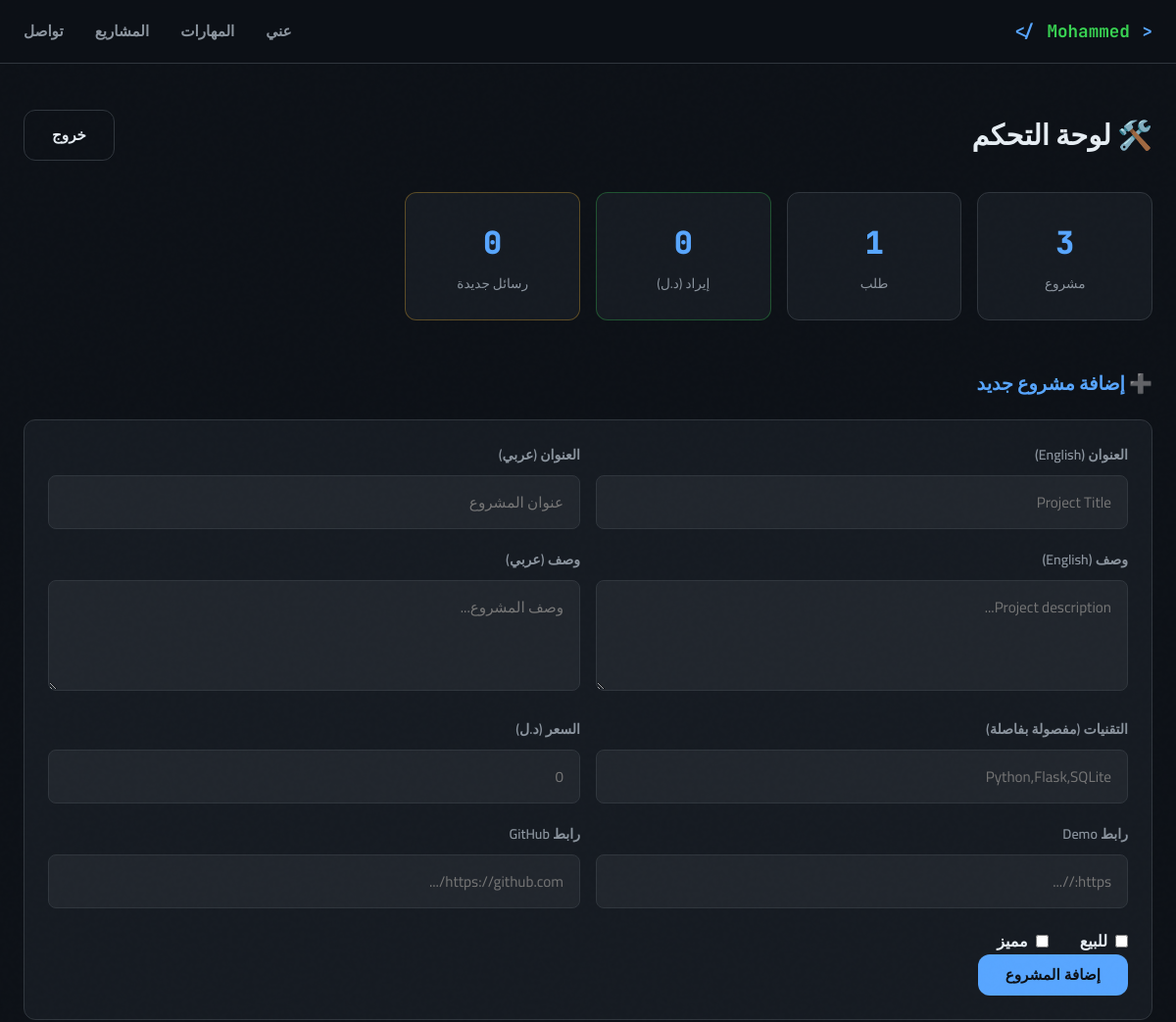
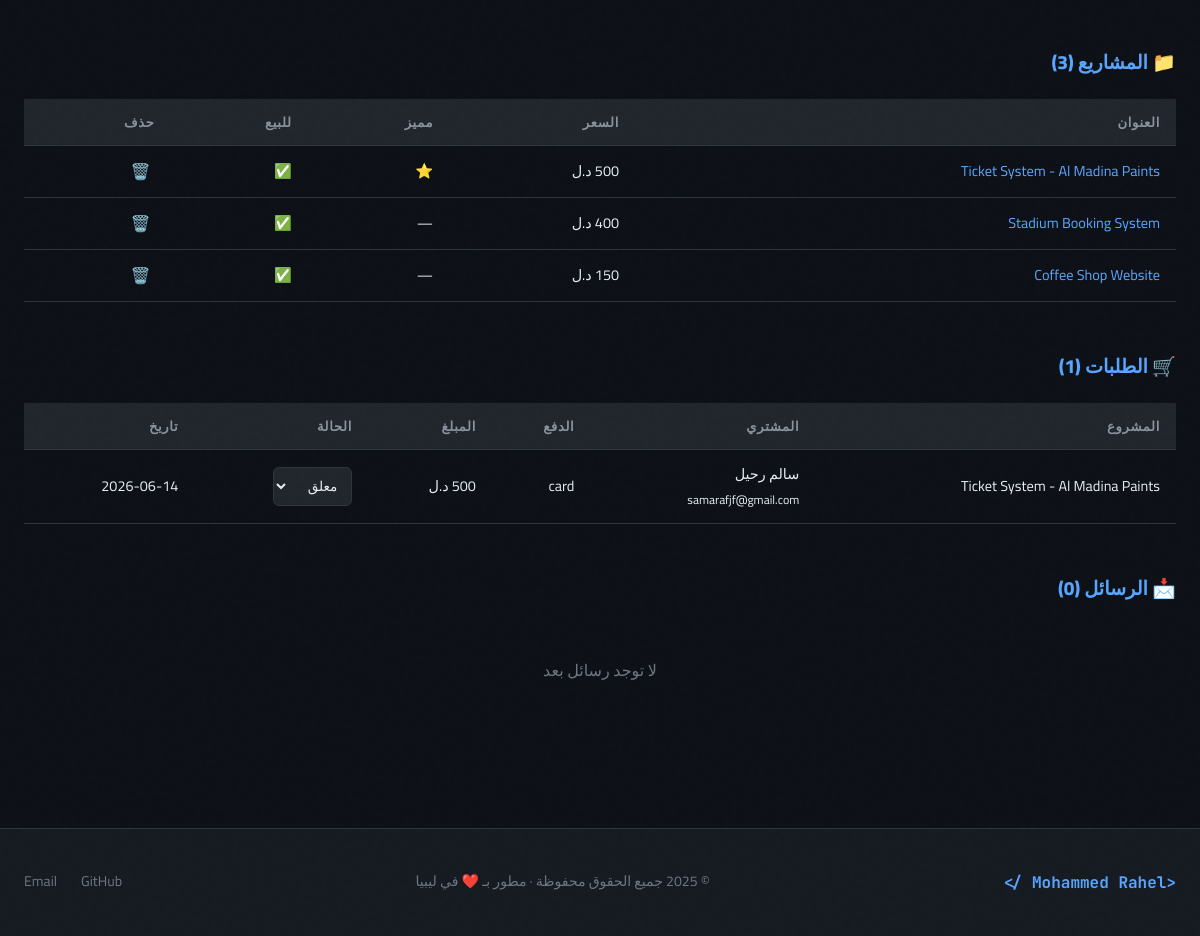
/admin (signed in), run on the app's committed database (2 pictures, top to bottom).
### tables this page shows
CREATE TABLE projects (
        id INTEGER PRIMARY KEY AUTOINCREMENT,
        title TEXT NOT NULL,
        title_ar TEXT,
        description TEXT,
        description_ar TEXT,
        tech_stack TEXT,
        category TEXT DEFAULT 'web',
        image_url TEXT,
        demo_url TEXT,
        github_url TEXT,
        price REAL DEFAULT 0,
        is_for_sale INTEGER DEFAULT 0,
        is_featured INTEGER DEFAULT 0,
        created_at TIMESTAMP DEFAULT CURRENT_TIMESTAMP
    );

CREATE TABLE orders (
        id INTEGER PRIMARY KEY AUTOINCREMENT,
        project_id INTEGER,
        buyer_name TEXT NOT NULL,
        buyer_email TEXT NOT NULL,
        buyer_phone TEXT,
        payment_method TEXT DEFAULT 'cash',
        amount REAL,
        status TEXT DEFAULT 'pending',
        notes TEXT,
        created_at TIMESTAMP DEFAULT CURRENT_TIMESTAMP,
        FOREIGN KEY (project_id) REFERENCES projects(id)
    );

### app.py (the view)
@app.route('/admin')
def admin():
    if not session.get('admin'):
        return redirect(url_for('admin_login'))
    conn = get_db()
    projects = conn.execute('SELECT * FROM projects ORDER BY created_at DESC').fetchall()
    orders = conn.execute('''SELECT o.*, p.title FROM orders o
        JOIN projects p ON o.project_id=p.id ORDER BY o.created_at DESC''').fetchall()
    messages = conn.execute('SELECT * FROM messages ORDER BY created_at DESC').fetchall()
    stats = {
        'projects': conn.execute('SELECT COUNT(*) FROM projects').fetchone()[0],
        'orders': conn.execute('SELECT COUNT(*) FROM orders').fetchone()[0],
        'revenue': conn.execute("SELECT SUM(amount) FROM orders WHERE status='completed'").fetchone()[0] or 0,
        'messages': conn.execute('SELECT COUNT(*) FROM messages WHERE is_read=0').fetchone()[0],
    }
    conn.close()
    return render_template('admin.html', projects=projects, orders=orders, messages=messages, stats=stats)

### app.py (called while the page is built)
def get_db():
    conn = sqlite3.connect(DB_PATH)
    conn.row_factory = sqlite3.Row
    return conn

### templates/admin.html (shortened to what this page needs)
{% extends "base.html" %}
{% block content %}
<section class="admin-page">
    <div class="container">
        <div class="admin-header">
            <h1>🛠️ لوحة التحكم</h1>
            <a href="/admin/logout" class="btn-secondary">خروج</a>
        </div>
        <div class="admin-stats">
            <div class="admin-stat-card">
                <span class="ast-num">{{ stats.projects }}</span>
                <span class="ast-label">مشروع</span>
            </div>
            <div class="admin-stat-card">
                <span class="ast-num">{{ stats.orders }}</span>
                <span class="ast-label">طلب</span>
            </div>
            <div class="admin-stat-card green">
                <span class="ast-num">{{ stats.revenue|int }}</span>
                <span class="ast-label">إيراد (د.ل)</span>
            </div>
            <div class="admin-stat-card yellow">
                <span class="ast-num">{{ stats.messages }}</span>
                <span class="ast-label">رسائل جديدة</span>
            </div>
        </div>
        <div class="admin-section">
            <h2>➕ إضافة مشروع جديد</h2>
            <form method="POST" action="/admin/project/add" class="admin-form">
                <div class="form-row">
                    <div class="form-group">
                        <label>العنوان (English)</label>
                        <input type="text" name="title" required placeholder="Project Title">
                    </div>
                    <div class="form-group">
                        <label>العنوان (عربي)</label>
                        <input type="text" name="title_ar" placeholder="عنوان المشروع">
                    </div>
                </div>
                <div class="form-row">
                    <div class="form-group">
                        <label>وصف (English)</label>
                        <textarea name="description" rows="3" placeholder="Project description..."></textarea>
                    </div>
                    <div class="form-group">
                        <label>وصف (عربي)</label>
                        <textarea name="description_ar" rows="3" placeholder="وصف المشروع..."></textarea>
                    </div>
                </div>
                <div class="form-row">
                    <div class="form-group">
                        <label>التقنيات (مفصولة بفاصلة)</label>
                        <input type="text" name="tech_stack" placeholder="Python,Flask,SQLite">
                    </div>
                    <div class="form-group">
                        <label>السعر (د.ل)</label>
                        <input type="number" name="price" placeholder="0">
                    </div>
                </div>
                <div class="form-row">
                    <div class="form-group">
                        <label>رابط Demo</label>
                        <input type="url" name="demo_url" placeholder="https://...">
                    </div>
                    <div class="form-group">
                        <label>رابط GitHub</label>
                        <input type="url" name="github_url" placeholder="https://github.com/...">
                    </div>
                </div>
                <div class="form-row checkboxes">
                    <label class="check-label">
                        <input type="checkbox" name="is_for_sale"> للبيع
                    </label>
                    <label class="check-label">
                        <input type="checkbox" name="is_featured"> مميز
                    </label>
                </div>
                <button type="submit" class="btn-primary">إضافة المشروع</button>
            </form>
        </div>
        <div class="admin-section">
            <h2>📁 المشاريع ({{ projects|length }})</h2>
            <div class="admin-table-wrap">
                <table class="admin-table">
                    <thead>
                        <tr><th>العنوان</th><th>السعر</th><th>مميز</th><th>للبيع</th><th>حذف</th></tr>
                    </thead>
                    <tbody>
                        {% for p in projects %}
                        <tr>
                            <td><a href="/project/{{ p.id }}">{{ p.title }}</a></td>
                            <td>{{ p.price|int }} د.ل</td>
                            <td>{{ '⭐' if p.is_featured else '—' }}</td>
                            <td>{{ '✅' if p.is_for_sale else '—' }}</td>
                            <td>
                                <form method="POST" action="/admin/project/delete/{{ p.id }}" onsubmit="return confirm('حذف المشروع؟')">
                                    <button type="submit" class="btn-delete">🗑️</button>
                                </form>
                            </td>
                        </tr>
                        {% endfor %}
                    </tbody>
                </table>
            </div>
        </div>
        <div class="admin-section">
            <h2>🛒 الطلبات ({{ orders|length }})</h2>
            <div class="admin-table-wrap">
                <table class="admin-table">
                    <thead>
                        <tr><th>المشروع</th><th>المشتري</th><th>الدفع</th><th>المبلغ</th><th>الحالة</th><th>تاريخ</th></tr>
                    </thead>
                    <tbody>
                        {% for o in orders %}
                        <tr>
                            <td>{{ o.title }}</td>
                            <td>{{ o.buyer_name }}<br><small>{{ o.buyer_email }}</small></td>
                            <td>{{ o.payment_method }}</td>
                            <td>{{ o.amount|int }} د.ل</td>
                            <td>
                                <select class="status-select" onchange="updateStatus({{ o.id }}, this.value)">
                                    <option value="pending" {{ 'selected' if o.status=='pending' }}>معلق</option>
                                </select>
                            </td>
                            <td>{{ o.created_at[:10] }}</td>
                        </tr>
                        {% endfor %}
                    </tbody>
                </table>
            </div>
        </div>
        <div class="admin-section">
            <h2>📩 الرسائل ({{ messages|length }})</h2>
            <div class="messages-list">
                {% if not messages %}<p class="empty-msg">لا توجد رسائل بعد</p>{% endif %}
            </div>
        </div>
    </div>
</section>
{% endblock %}

### templates/base.html (shortened to what this page needs)
<!DOCTYPE html>
<html lang="ar" dir="rtl">
<head>
    <link rel="stylesheet" href="{{ url_for('static', filename='css/style.css') }}">
</head>
<body>
    <nav class="navbar" id="navbar">
        <div class="nav-container">
            <a href="/" class="nav-logo">
                <span class="logo-bracket">&lt;</span>
                <span class="logo-name">Mohammed</span>
                <span class="logo-bracket">/&gt;</span>
            </a>
            <ul class="nav-links">
                <li><a href="/#about" class="nav-link">عني</a></li>
                <li><a href="/#skills" class="nav-link">المهارات</a></li>
                <li><a href="/#projects" class="nav-link">المشاريع</a></li>
                <li><a href="/#contact" class="nav-link">تواصل</a></li>
            </ul>
        </div>
    </nav>
    <main>{% block content %}{% endblock %}</main>
    <footer class="footer">
        <div class="footer-inner">
            <p class="footer-logo">&lt;Mohammed Rahel /&gt;</p>
            <p class="footer-copy">© 2025 جميع الحقوق محفوظة · مطور بـ ❤️ في ليبيا</p>
            <div class="footer-links">
                <a href="https://github.com/mralmansury-a11y" target="_blank">GitHub</a>
                <a href="mailto:mohammed.ahmed.rahel@gmail.com">Email</a>
            </div>
        </div>
    </footer>
</body>
</html>

### data on the page
projects: title "Ticket System - Al Madina Paints", is_featured "⭐", is_for_sale "✅"
projects: title "Stadium Booking System", is_featured "—", is_for_sale "✅"
projects: title "Coffee Shop Website", is_featured "—", is_for_sale "✅"
orders: title "Ticket System - Al Madina Paints", buyer_name "سالم رحيل", buyer_email "samarafjf@gmail.com", payment_method "card", id "معلق", created_at "2026-06-14"

### other printed values
{{ stats.projects }} "3"
{{ stats.orders }} "1"
{{ stats.revenue|int }} "0"
{{ stats.messages }} "0"
{{ projects|length }} "3"
{{ orders|length }} "1"
{{ messages|length }} "0"
